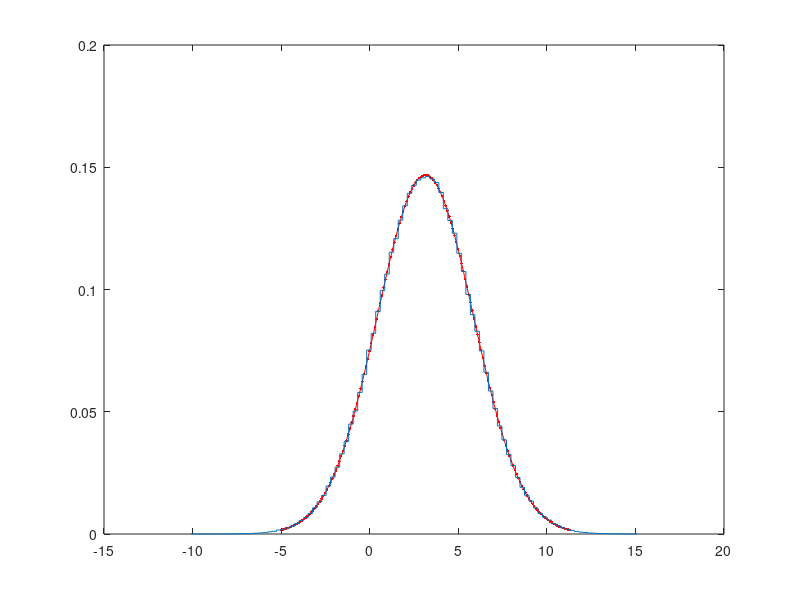

The MATLAB source for this figure: (Note: this script raises an error after producing the figure.)
pkg load statistics;
clear;
clc;
clf;

a = pi;
s = e;

X = (a - 3 * s) : 0.1 : (a + 3 * s);
plot(X, normpdf(X, a, s), "r.-");
hold on;

n = 10^6;
m = 100;
X = sort(normrnd(a, s, n, 1));
Len = (X(n) - X(1)) / m;
R = X(1) : Len : X(n) - Len;
Y = hist(X, m) / (n * Len);
plot(stairs(R, Y), "b.-");